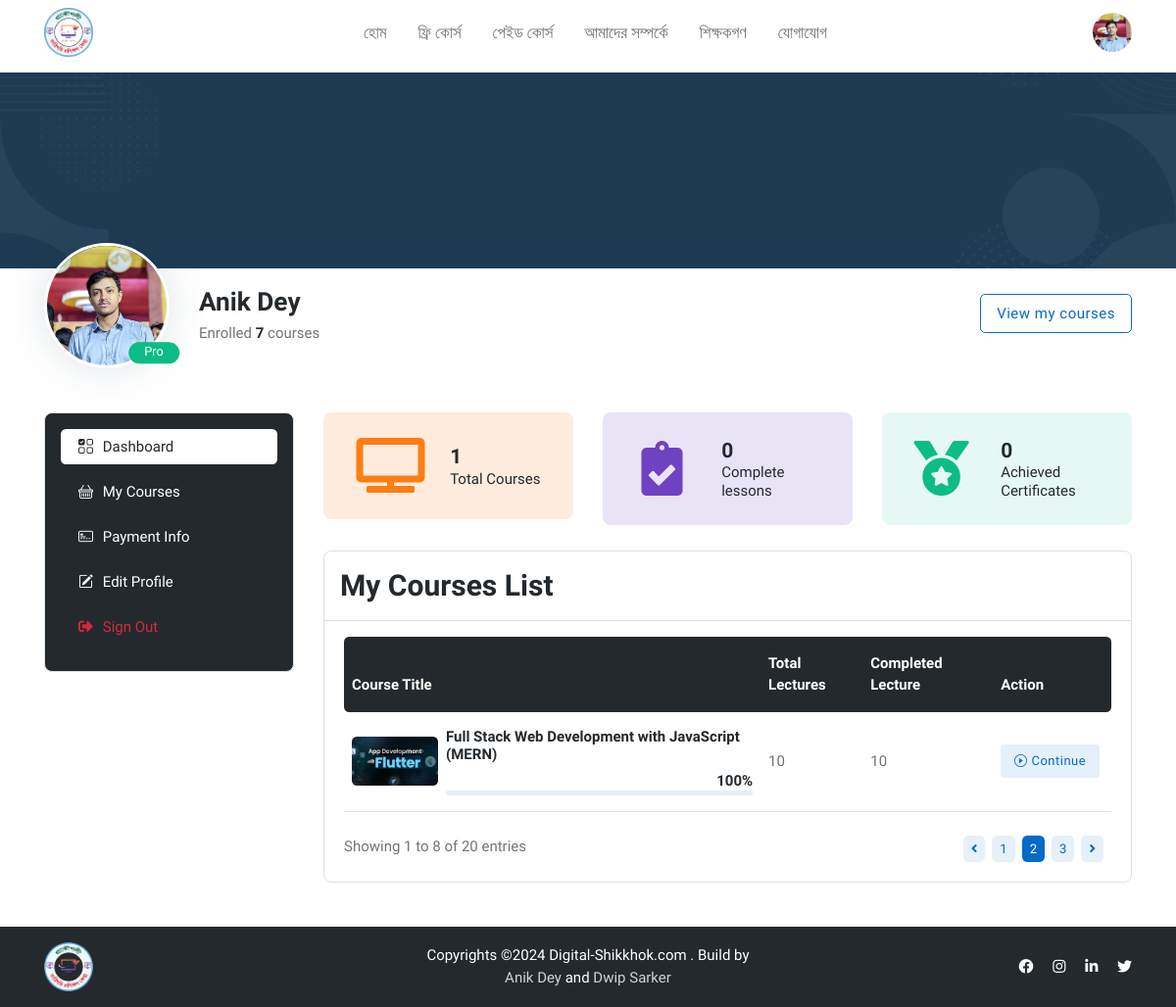
The app's page /student/student_dashboard.php (signed in) with its own data.
### tables this page shows
CREATE TABLE `users` (
  `id` int(255) NOT NULL,
  `role` enum('student','admin','instructor') NOT NULL DEFAULT 'student',
  `first_name` varchar(255) NOT NULL,
  `last_name` varchar(255) NOT NULL,
  `phone` varchar(255) NOT NULL,
  `email` varchar(255) NOT NULL,
  `password` varchar(255) NOT NULL,
  `avatar` varchar(255) NOT NULL,
  `created_at` datetime NOT NULL DEFAULT current_timestamp(),
  `updated_at` datetime NOT NULL DEFAULT current_timestamp()
);

CREATE TABLE `courses` (
  `id` bigint(20) NOT NULL,
  `title` varchar(255) NOT NULL,
  `short_desc` text NOT NULL,
  `description` text NOT NULL,
  `thumbnail` varchar(255) NOT NULL,
  `video` varchar(255) NOT NULL,
  `duration` varchar(255) NOT NULL,
  `instructor` int(11) NOT NULL,
  `price` varchar(255) NOT NULL,
  `total_lectures` int(11) NOT NULL,
  `language` varchar(11) NOT NULL,
  `created_at` datetime NOT NULL DEFAULT current_timestamp(),
  `updated_at` datetime NOT NULL DEFAULT current_timestamp() ON UPDATE current_timestamp()
);

### includes/helpers.php (called while the page is built, shortened)
<?php
function get_enrolled_course($conn, $user_id)
{
  $sql = "SELECT courses.* FROM enrollments JOIN courses ON enrollments.course_id = courses.id WHERE enrollments.user_id = $user_id AND enrollments.status = 'success'";
  $result = $conn->query($sql);
  $courses = [];
  if ($result->num_rows > 0) {
    $courses = $result->fetch_all(MYSQLI_ASSOC);
  } else {
    $courses = [];
  }
  return $courses;
}

### includes/get_user_by_id.php (called while the page is built, shortened)
<?php
function get_user($conn, $user_id)
{
    $stmt = $conn->prepare("SELECT * FROM users WHERE id = ?");
    $stmt->bind_param("s", $user_id);
    if (!$stmt->execute()) {
        echo "Error executing query: " . $stmt->error;
        return null;
    }
    $result = $stmt->get_result();
    if ($result->num_rows > 0) {
        $user = $result->fetch_assoc();
        return $user;
    } else {
        echo "No user found with the given email.";
        $stmt->close();
        return null;
    }
}
?>

### layouts/student.php (the view, shortened to what this page needs)
<?php
include_once('../includes/db.php');
include_once('../includes/helpers.php');
include_once('../includes/get_user_by_id.php');
$user_id = $_SESSION['user_id'];
$user = get_user($conn, $user_id);
?>
<!DOCTYPE html>
<html lang="en">
<head>
    <link rel="stylesheet" type="text/css" href="../assets/vendor/font-awesome/css/all.min.css">
    <link rel="stylesheet" type="text/css" href="../assets/vendor/bootstrap-icons/bootstrap-icons.css">
    <link rel="stylesheet" type="text/css" href="../assets/vendor/choices/css/choices.min.css">
    <link rel="stylesheet" type="text/css" href="../assets/vendor/aos/aos.css">
    <link rel="stylesheet" type="text/css" href="../assets/css/style.css">
</head>
<body>
    <header class="navbar-light navbar-sticky header-static py-2 mb-2">
        <div class="container">
            <nav class="navbar navbar-expand-xl">
                <div class="container-fluid" style="padding: 0;">
                    <a href="/digital-shikkhok"><img class="navbar-logo" src="../assets/images/logo.png" alt="logo"></a>
                    <div class="navbar-collapse w-100 collapse" id="navbarCollapse">
                        <ul class="navbar-nav navbar-nav-scroll me-auto" style="font-size: 17px;">
                            <li class="nav-item">
                                <a class="nav-link" href="../index.php">
                                    হোম
                                </a>
                            </li>
                            <li class="nav-item">
                                <a class="nav-link" href="../our_courses.php">
                                    ফ্রি কোর্স
                                </a>
                            </li>
                            <li class="nav-item">
                                <a class="nav-link" href="../our_courses.php">
                                    পেইড কোর্স
                                </a>
                            </li>
                            <li class="nav-item">
                                <a class="nav-link" href="../about_us.php">
                                    আমাদের সম্পর্কে
                                </a>
                            </li>
                            <li class="nav-item">
                                <a class="nav-link" href="../our_courses.php">
                                    শিক্ষকগণ
                                </a>
                            </li>
                            <li class="nav-item">
                                <a class="nav-link" href="../contact_us.php">
                                    যোগাযোগ
                                </a>
                            </li>
                        </ul>
                    </div>
                    <div class="dropdown ms-1 ms-lg-0">
                        <a class="avatar avatar-sm p-0" href="#" id="profileDropdown" role="button" data-bs-auto-close="outside" data-bs-display="static" data-bs-toggle="dropdown" aria-expanded="false">
                            <img class="avatar-img rounded-circle" src="../uploads/img/users/<?= $user['avatar'] ?>" alt="avatar">
                        </a>
                    </div>
                </div>
            </nav>
        </div>
    </header>
    <section class="pt-0">
        <div class="container-fluid px-0">
            <div class="card bg-blue h-100px h-md-200px rounded-0" style="background:url(assets/images/pattern/04.png) no-repeat center center; background-size:cover;">
            </div>
        </div>
        <div class="container mt-n4">
            <div class="row">
                <div class="col-12">
                    <div class="card bg-transparent card-body pb-0 px-0 mt-2 mt-sm-0">
                        <div class="row d-sm-flex justify-sm-content-between mt-2 mt-md-0">
                            <div class="col-auto">
                                <div class="avatar avatar-xxl position-relative mt-n3">
                                    <img class="avatar-img rounded-circle border border-white border-3 shadow" src="../uploads/img/users/<?= $user['avatar'] ?>" alt="">
                                    <span class="badge text-bg-success rounded-pill position-absolute top-50 start-100 translate-middle mt-4 mt-md-5 ms-n3 px-md-3">Pro</span>
                                </div>
                            </div>
                            <div class="col d-sm-flex justify-content-between align-items-center">
                                <div>
                                    <h1 class="my-1 fs-4"><?= $user['first_name'] ?> <?= $user['last_name'] ?></h1>
                                    <ul class="list-inline mb-0">
                                        <li class="list-inline-item me-3 mb-1 mb-sm-0">
                                            <span class="text-body fw-light">Enrolled <span class="h6">7</span> courses</span>
                                        </li>
                                    </ul>
                                </div>
                                <div class="mt-2 mt-sm-0">
                                    <a href="student-course-list.html" class="btn btn-outline-primary mb-0">View my courses</a>
                                </div>
                            </div>
                        </div>
                    </div>
                </div>
            </div>
        </div>
    </section>
    <main>
        <section class="pt-0">
            <div class="container">
                <div class="row">
                    <div class="col-xl-3">
                        <div class="offcanvas-xl offcanvas-end" tabindex="-1" id="offcanvasSidebar">
                            <div class="offcanvas-body p-3 p-xl-0">
                                <div class="bg-dark border rounded-3 p-3 w-100">
                                    <div class="list-group list-group-dark list-group-borderless collapse-list">
                                        <a class="list-group-item active" href="../student/student_dashboard.php"><i class="bi bi-ui-checks-grid fa-fw me-2"></i>Dashboard</a>
                                        <a class="list-group-item" href="../student/my_courses.php"><i class="bi bi-basket fa-fw me-2"></i>My Courses</a>
                                        <a class="list-group-item" href="../student/student_payment_info.php"><i class="bi bi-credit-card-2-front fa-fw me-2"></i>Payment Info</a>
                                        <a class="list-group-item" href="../student/student_edit_profile.php"><i class="bi bi-pencil-square fa-fw me-2"></i>Edit Profile</a>
                                        <a class="list-group-item text-danger bg-danger-soft-hover" href="../includes/logout.php"><i class="fas fa-sign-out-alt fa-fw me-2"></i>Sign Out</a>
                                    </div>
                                </div>
                            </div>
                        </div>
                    </div>
                    <?php echo $content; ?>
                </div>
            </div>
        </section>
    </main>
    <footer class="bg-dark p-3">
        <div class="container">
            <div class="row align-items-center">
                <div class="col-md-4 text-center text-md-start mb-3 mb-md-0">
                    <a href="../index.php"> <img class="h-50px" src="../assets/images/logo.png" alt="logo"> </a>
                </div>
                <div class="col-md-4 mb-3 mb-md-0">
                    <div class="text-center text-white text-primary-hover">
                        Copyrights ©2024 Digital-Shikkhok.com . Build by <a href="https://www.github.com/anikdey13" target="_blank" ">Anik Dey</a> and <a href=" https://www.github.com/remesoft" target="_blank">Dwip Sarker</a>
                    </div>
                </div>
                <div class="col-md-4">
                    <ul class="list-inline mb-0 text-center text-md-end">
                        <li class="list-inline-item ms-2"><a href="#"><i class="text-white fab fa-facebook"></i></a></li>
                        <li class="list-inline-item ms-2"><a href="#"><i class="text-white fab fa-instagram"></i></a></li>
                        <li class="list-inline-item ms-2"><a href="#"><i class="text-white fab fa-linkedin-in"></i></a></li>
                        <li class="list-inline-item ms-2"><a href="#"><i class="text-white fab fa-twitter"></i></a></li>
                    </ul>
                </div>
            </div>
        </div>
    </footer>
</body>
</html>

### student/student_dashboard.php (shortened to what this page needs)
<?php
include('../includes/db.php');
include('../includes/helpers.php');
$user_id = $_SESSION['user_id'];
$courses = get_enrolled_course($conn, $user_id);
?>
<div class="col-xl-9">
    <div class="row mb-4">
        <div class="col-sm-6 col-lg-4 mb-3 mb-lg-0">
            <div class="d-flex justify-content-center align-items-center p-4 bg-orange bg-opacity-15 rounded-3">
                <span class="display-6 lh-1 text-orange mb-0"><i class="fas fa-tv fa-fw"></i></span>
                <div class="ms-4">
                    <div class="d-flex">
                        <h5 class="purecounter mb-0 fw-bold" data-purecounter-start="0" data-purecounter-end="<?php echo count($courses); ?>" data-purecounter-delay="200"><?php echo count($courses); ?></h5>
                    </div>
                    <p class="mb-0 h6 fw-light">Total Courses</p>
                </div>
            </div>
        </div>
        <div class="col-sm-6 col-lg-4 mb-3 mb-lg-0">
            <div class="d-flex justify-content-center align-items-center p-4 bg-purple bg-opacity-15 rounded-3">
                <span class="display-6 lh-1 text-purple mb-0"><i class="fas fa-clipboard-check fa-fw"></i></span>
                <div class="ms-4">
                    <div class="d-flex">
                        <h5 class="purecounter mb-0 fw-bold" data-purecounter-start="0" data-purecounter-end="0" data-purecounter-delay="200">0</h5>
                    </div>
                    <p class="mb-0 h6 fw-light">Complete lessons</p>
                </div>
            </div>
        </div>
        <div class="col-sm-6 col-lg-4 mb-3 mb-lg-0">
            <div class="d-flex justify-content-center align-items-center p-4 bg-success bg-opacity-10 rounded-3">
                <span class="display-6 lh-1 text-success mb-0"><i class="fas fa-medal fa-fw"></i></span>
                <div class="ms-4">
                    <div class="d-flex">
                        <h5 class="purecounter mb-0 fw-bold" data-purecounter-start="0" data-purecounter-end="0" data-purecounter-delay="300">0</h5>
                    </div>
                    <p class="mb-0 h6 fw-light">Achieved Certificates</p>
                </div>
            </div>
        </div>
    </div>
    <div class="card bg-transparent border rounded-3">
        <div class="card-header bg-transparent border-bottom">
            <h3 class="mb-0">My Courses List</h3>
        </div>
        <div class="card-body">
            <div class="table-responsive border-0">
                <table class="table table-dark-gray align-middle p-4 mb-0 table-hover">
                    <thead>
                        <tr>
                            <th scope="col" class="border-0 rounded-start">Course Title</th>
                            <th scope="col" class="border-0">Total Lectures</th>
                            <th scope="col" class="border-0">Completed Lecture</th>
                            <th scope="col" class="border-0 rounded-end">Action</th>
                        </tr>
                    </thead>
                    <tbody>
                        <?php if (empty($courses)) { ?>
                            <tr>
                                <td colspan="4" class="text-center">No courses found</td>
                            </tr>
                        <?php } else { ?>
                            <?php foreach ($courses as $course): ?>
                                <tr>
                                    <td>
                                        <div class="d-flex align-items-center">
                                            <div class="w-100px">
                                                <img src="../uploads/img/thumbnails/<?= $course['thumbnail'] ?>" class="rounded" alt="">
                                            </div>
                                            <div class="mb-0 ms-2">
                                                <h6 class="table-responsive-title"><a href="#"><?= htmlspecialchars($course['title']) ?></a></h6>
                                                <div class="overflow-hidden">
                                                    <h6 class="mb-0 text-end">100%</h6>
                                                    <div class="progress progress-sm bg-primary bg-opacity-10">
                                                    </div>
                                                </div>
                                            </div>
                                        </div>
                                    </td>
                                    <td>10</td>
                                    <td>10</td>
                                    <td>
                                        <a href="#" class="btn btn-sm btn-primary-soft me-1 mb-1 mb-md-0"><i class="bi bi-play-circle me-1"></i>Continue</a>
                                    </td>
                                </tr>
                        <?php endforeach;
                        } ?>
                    </tbody>
                </table>
            </div>
            <div class="d-sm-flex justify-content-sm-between align-items-sm-center mt-4 mt-sm-3">
                <p class="mb-0 text-center text-sm-start">Showing 1 to 8 of 20 entries</p>
                <nav class="d-flex justify-content-center mb-0" aria-label="navigation">
                    <ul class="pagination pagination-sm pagination-primary-soft d-inline-block d-md-flex rounded mb-0">
                        <li class="page-item mb-0"><a class="page-link" href="#" tabindex="-1"><i class="fas fa-angle-left"></i></a></li>
                        <li class="page-item mb-0"><a class="page-link" href="#">1</a></li>
                        <li class="page-item mb-0 active"><a class="page-link" href="#">2</a></li>
                        <li class="page-item mb-0"><a class="page-link" href="#">3</a></li>
                        <li class="page-item mb-0"><a class="page-link" href="#"><i class="fas fa-angle-right"></i></a></li>
                    </ul>
                </nav>
            </div>
        </div>
    </div>
</div>
<?php
$content = ob_get_clean();
include('../layouts/student.php');
?>

### records on screen
users: avatar (picture), first_name "Anik", last_name "Dey"
courses: thumbnail (picture), title "Full Stack Web Development with JavaScript (MERN)"

### other values on screen
count($courses) "1"
